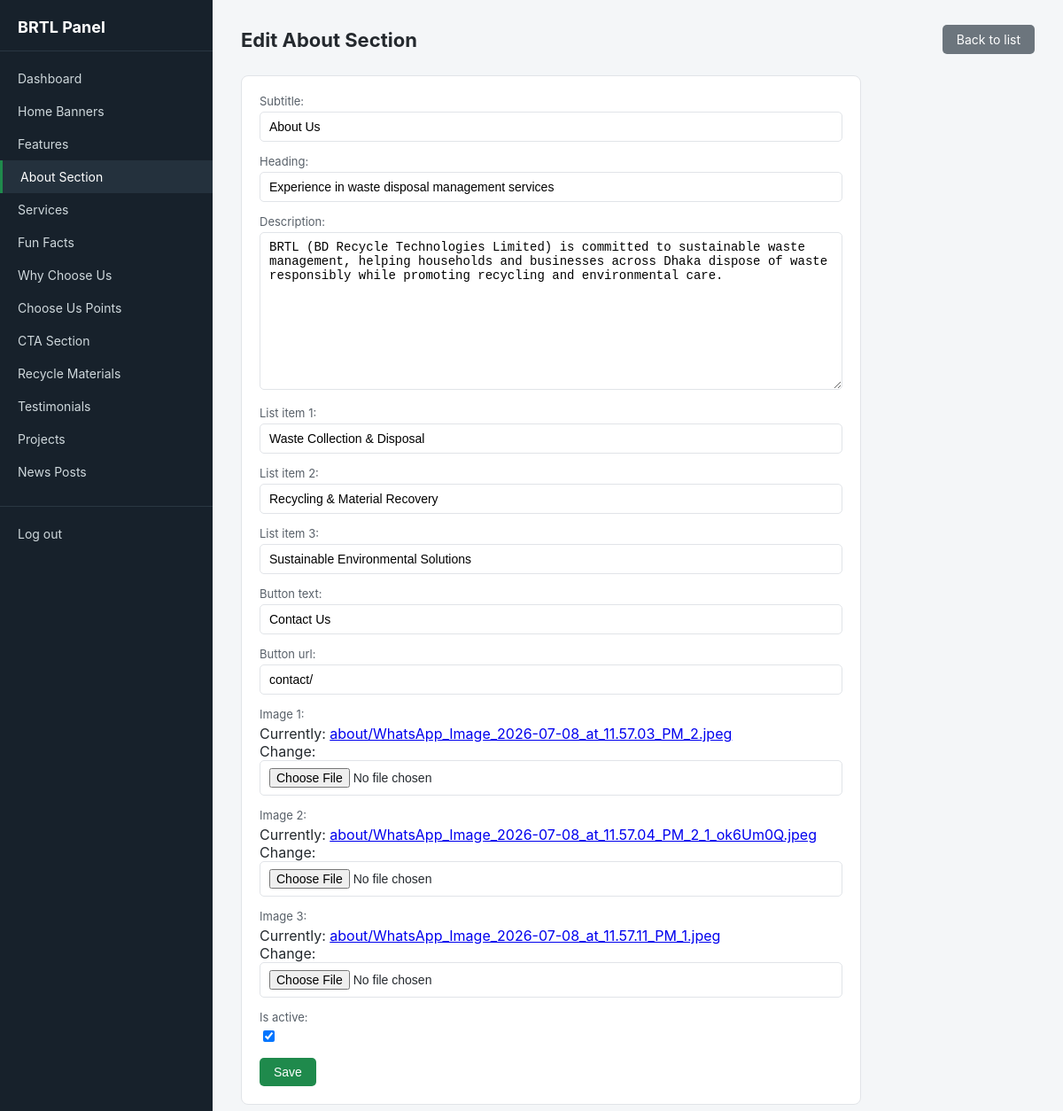
The app's page /secure/panel/about/1/edit/ (signed in) with its own data.
### core/models.py (models this page shows, shortened)
class AboutSection(models.Model):
    subtitle = models.CharField(max_length=100, default='About Us')
    heading = models.CharField(max_length=200)
    description = models.TextField()
    list_item_1 = models.CharField(max_length=100, blank=True)
    list_item_2 = models.CharField(max_length=100, blank=True)
    list_item_3 = models.CharField(max_length=100, blank=True)
    button_text = models.CharField(max_length=50, default='Contact Us')
    button_url = models.CharField(max_length=200, default='/')
    image_1 = models.ImageField(upload_to='about/')
    image_2 = models.ImageField(upload_to='about/')
    image_3 = models.ImageField(upload_to='about/')
    is_active = models.BooleanField(default=True)
    class Meta:
        verbose_name = "About Section"
        verbose_name_plural = "About Section"

### panel/views.py (the view)
# urls.py: path('panel/<str:model_name>/<int:pk>/edit/', views.item_update, name='panel_item_update'),
@staff_required
def item_update(request, model_name, pk):
    entry = get_registry_entry(model_name)
    Model = entry['model']
    obj = get_object_or_404(Model, pk=pk)
    Form = modelform_factory(Model, fields=entry['fields'])
    if request.method == 'POST':
        form = Form(request.POST, request.FILES, instance=obj)
        if form.is_valid():
            form.save()
            messages.success(request, f"{entry['label']} updated.")
            return redirect('panel_item_list', model_name=model_name)
    else:
        form = Form(instance=obj)
    return render(request, 'panel/item_form.html', {
        'form': form,
        'model_name': model_name,
        'label': entry['label'],
        'action': 'Edit',
        'object': obj,
    })

### panel/context_processors.py (called while the page is built)
def panel_registry(request):
    return {'registry': MODEL_REGISTRY}

### panel/views.py (called while the page is built)
def staff_required(view_func):
    @wraps(view_func)
    @login_required(login_url='panel_login')
    def wrapper(request, *args, **kwargs):
        if not request.user.is_staff:
            return redirect('panel_login')
        return view_func(request, *args, **kwargs)
    return wrapper

def get_registry_entry(model_name):
    entry = MODEL_REGISTRY.get(model_name)
    if not entry:
        raise Http404("Unknown model: %s" % model_name)
    return entry

### panel/templates/panel/item_form.html (shortened to what this page needs)
{% extends 'panel/base_panel.html' %}
{% block content %}
<div class="topbar">
    <h1>{{ action }} {{ label }}</h1>
    <a href="{% url 'panel_item_list' model_name=model_name %}" class="btn btn-secondary">Back to list</a>
</div>
<div class="card" style="max-width:700px;">
    <form method="post" enctype="multipart/form-data">
        {{ form.as_p }}
        <button type="submit" class="btn">Save</button>
    </form>
</div>
{% endblock %}

### panel/templates/panel/base_panel.html (style rules this page uses)
:root { --sidebar-w: 240px; --accent: #1f8a4c; --bg: #f4f6f8; --border: #e1e4e8; --text: #24292e; }
* { box-sizing: border-box; }
body { margin: 0; font-family: -apple-system, "Segoe UI", Roboto, Helvetica, Arial, sans-serif; background: var(--bg); color: var(--text); }
.topbar { display: flex; justify-content: space-between; align-items: center; margin-bottom: 24px; }
.topbar h1 { font-size: 22px; margin: 0; }
.btn { display: inline-block; background: var(--accent); color: #fff; padding: 8px 16px; border: none; border-radius: 5px; text-decoration: none; font-size: 14px; cursor: pointer; }
.btn-secondary { background: #6c757d; }
.card { background: #fff; border: 1px solid var(--border); border-radius: 8px; padding: 20px; }
form p { margin: 0 0 14px; }
form label { display: block; font-size: 13px; margin-bottom: 4px; color: #586069; }
form input[type=text], form input[type=number], form input[type=email], form input[type=file], form textarea, form select { width: 100%; padding: 8px 10px; border: 1px solid var(--border); border-radius: 5px; font-size: 14px; }
form textarea { min-height: 100px; }

### records on screen
AboutSection: subtitle "About Us", heading "Experience in waste disposal management services", description "BRTL (BD Recycle Technologies Limited) is committed to sustainable waste management, helping households and businesses across Dhaka dispose of waste responsibly while promoting recycling and environmental care.", list_item_1 "Waste Collection & Disposal", list_item_2 "Recycling & Material Recovery", list_item_3 "Sustainable Environmental Solutions", button_text "Contact Us", button_url "contact/", is_active "☑"

### other values on screen
{{ entry.label }} "Home Banners" "Features" "About Section" "Services" "Fun Facts" "Why Choose Us" "Choose Us Points" "CTA Section" "Recycle Materials" "Testimonials" "Projects" "News Posts"
{{ action }} "Edit"
{{ label }} "About Section"
